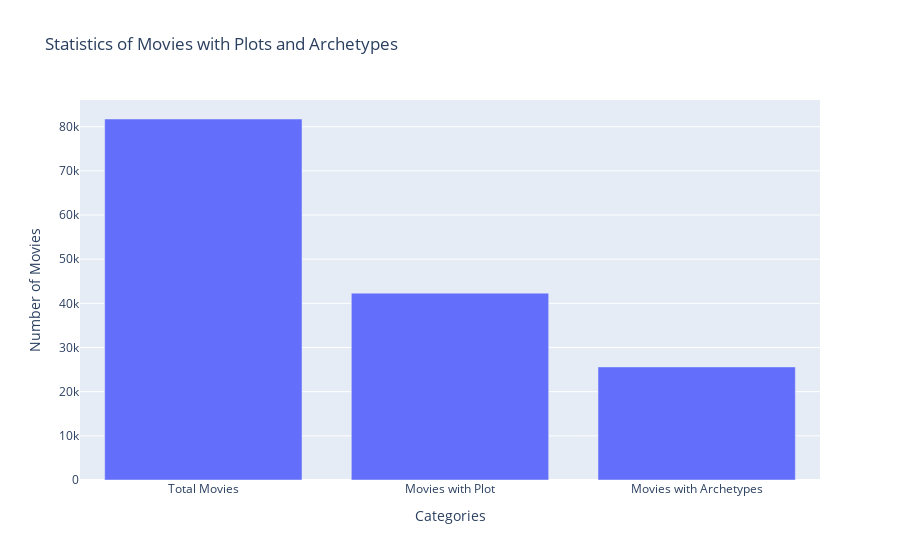

Write notebook code for a chart like this one.
### Code cell
import plotly.graph_objects as go

# Obtain the data
categories_movie_plot = ["Total Movies", "Movies with Plot", "Movies with Archetypes"]

movie_values = [len(movies),
          num_plot,
          num_char]

# Create a bar chart
fig = go.Figure(data=[go.Bar(x=categories_movie_plot, y=movie_values)])

# Update layout for better visualization
fig.update_layout(
    title="Statistics of Movies with Plots and Archetypes",
    xaxis_title="Categories",
    yaxis_title="Number of Movies",
)

# Show the plot
fig.show()

### Figure 1 — Plotly figure (JSON) as saved in the notebook; plotly's stock layout.template omitted (floating-point values rounded to 4 significant figures)
{"data": [{"type": "bar", "x": ["Total Movies", "Movies with Plot", "Movies with Archetypes"], "y": [81741, 42303, 25604]}], "layout": {"title": {"text": "Statistics of Movies with Plots and Archetypes"}, "xaxis": {"title": {"text": "Categories"}}, "yaxis": {"title": {"text": "Number of Movies"}}}}
